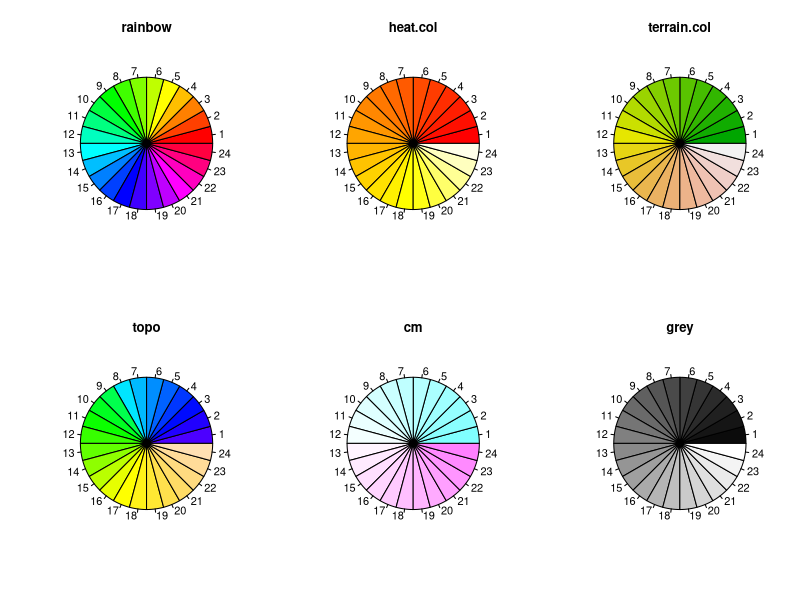
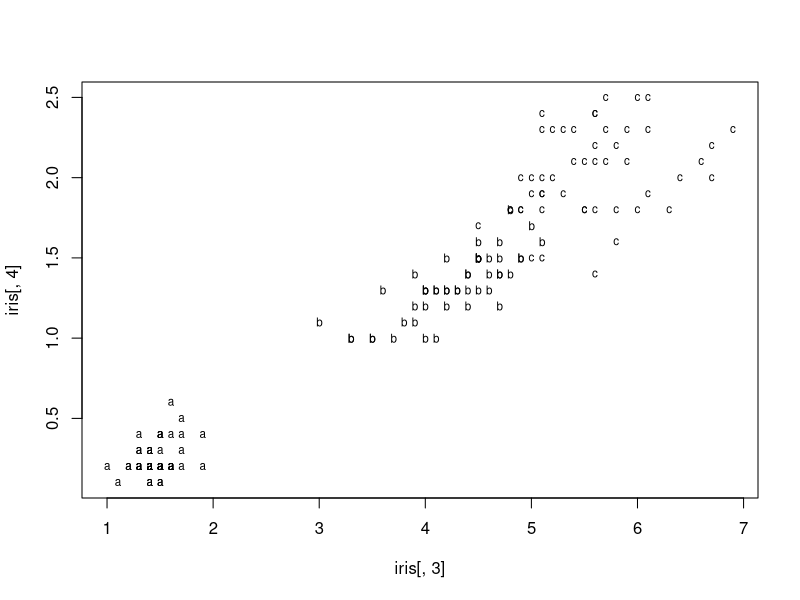
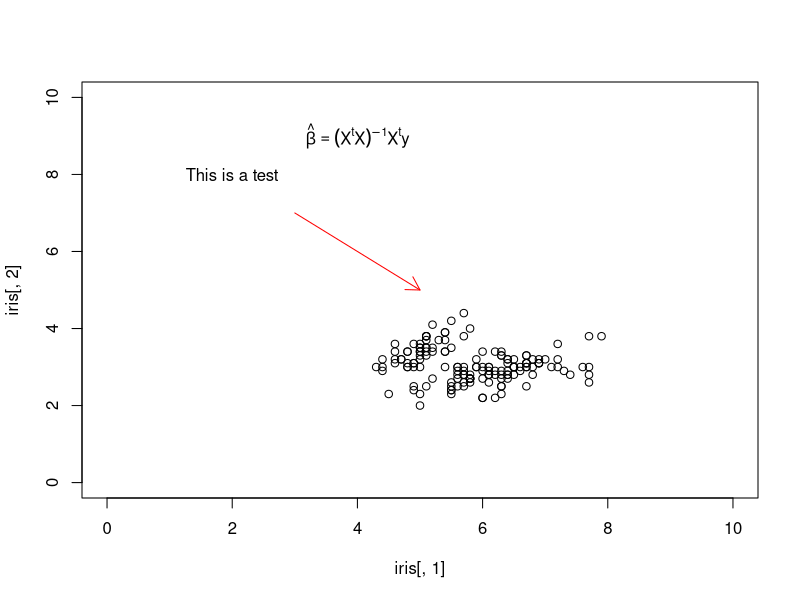

Recreate these plots in R, in order.
#A05 ppt -> browseURL("http://www.hmwu.idv.tw/web/R/A05-hmwu_R-Graphics&Visualization.pdf")

par(mfrow = c(2, 3))
n <- 24
pie(rep(1,n), col=rainbow(n), main = "rainbow")
pie(rep(1,n), col=heat.colors(n), main = "heat.col")
pie(rep(1,n), col=terrain.colors(n), main = "terrain.col")
pie(rep(1,n), col=topo.colors(n), main = "topo")
pie(rep(1,n), col=cm.colors(n), main = "cm")
pie(rep(1,n), col=grey(1:n/n), main = "grey")

n <- 10
(col.a <- colorRamp(c("red", "green"))((0:n)/n))

#56/208
par(mfrow = c(1, 1))
plot(iris[,3], iris[,4], type="n")
my.label <- c(rep("a", 50), rep("b", 50), rep("c", 50))
text(iris[,3], iris[,4], labels=my.label, cex=0.7)

#57/208
plot(iris[,1], iris[,2], xlim=c(0, 10), ylim=c(0, 10))
text(2,8, "This is a test")
arrows(x0=3, y0=7, x1=5, y1=5, length = 0.15, col="red")
text(4, 9, expression(hat(beta) == (X^t * X)^{-1} * X^t * y))
